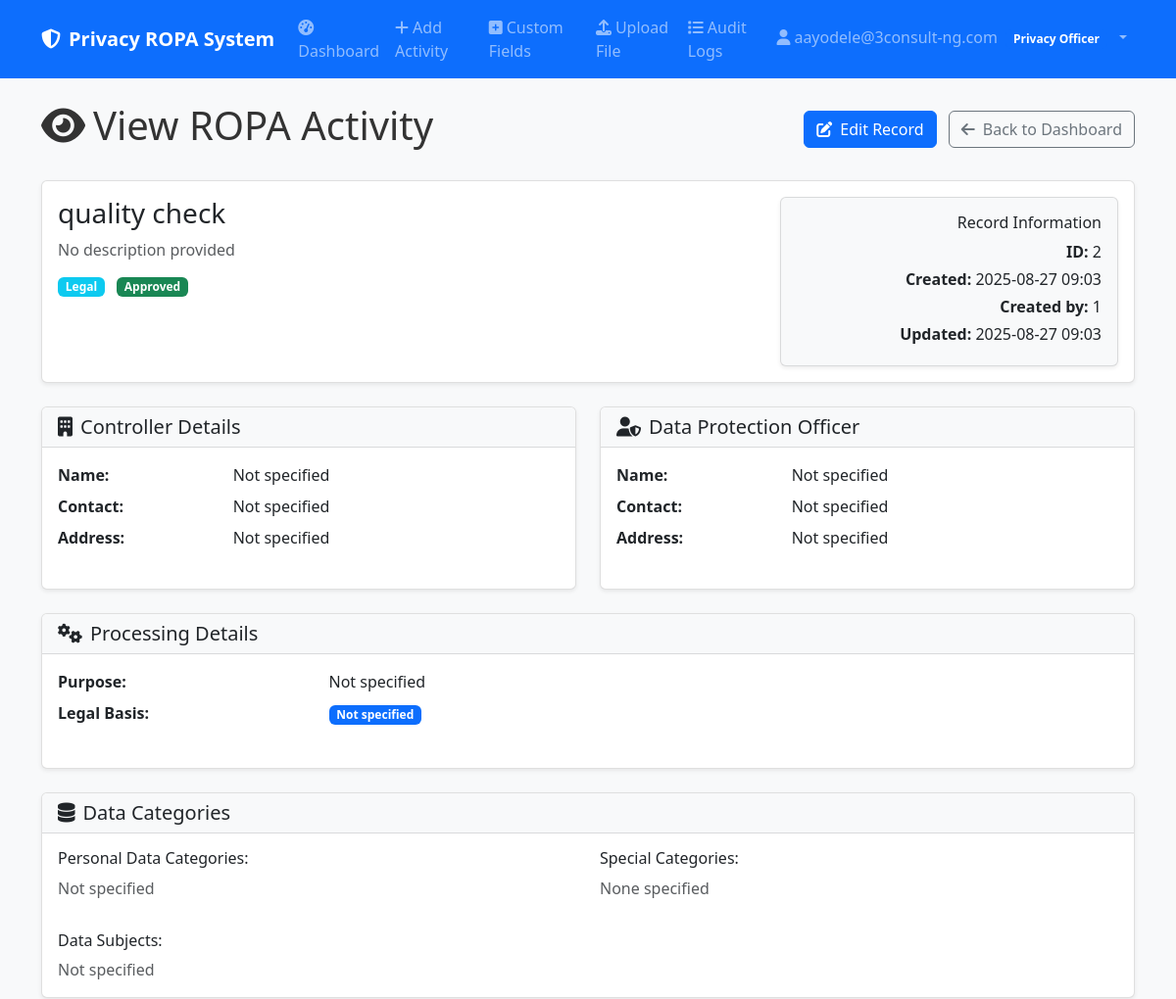
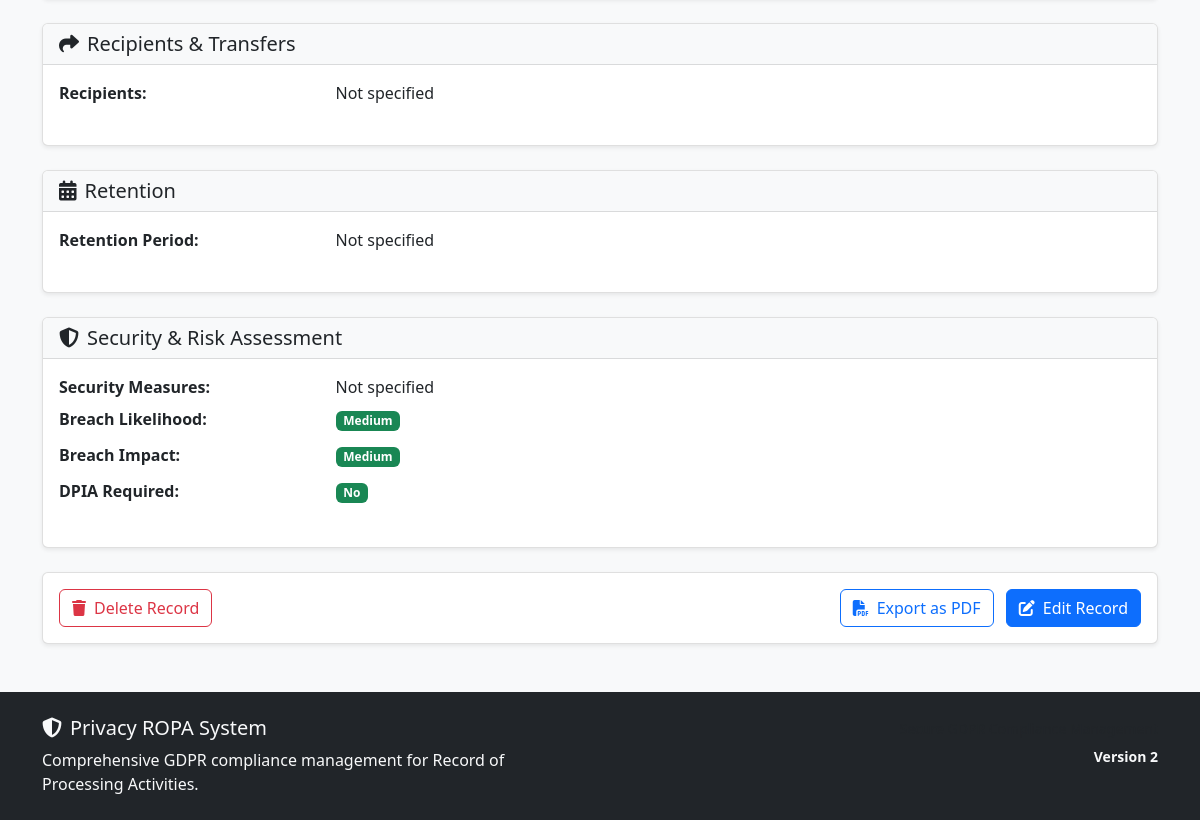
The page /view-activity/2 (signed in) on the database its author committed (2 pictures, top to bottom).
### models.py (models this page shows)
class User(UserMixin, db.Model):
    __tablename__ = 'users'
    id = db.Column(Integer, primary_key=True)
    email = db.Column(String(120), unique=True, nullable=False)
    password_hash = db.Column(String(256), nullable=False)
    role = db.Column(String(50), nullable=False, default='Privacy Champion')
    department = db.Column(String(100))
    created_at = db.Column(DateTime, default=datetime.utcnow)
    last_login = db.Column(DateTime)
    reset_token = db.Column(String(256), nullable=True)
    reset_token_expires = db.Column(DateTime, nullable=True)
    ropa_records = db.relationship('ROPARecord', foreign_keys='ROPARecord.created_by', backref='creator', lazy=True)

class ROPARecord(db.Model):
    __tablename__ = 'ropa_records'
    __table_args__ = {'extend_existing': True}
    id = db.Column(Integer, primary_key=True)
    processing_activity_name = db.Column(String(200), nullable=False)
    category = db.Column(String(100))
    description = db.Column(Text)
    department_function = db.Column(String(100))
    controller_name = db.Column(String(200))
    controller_contact = db.Column(String(200))
    controller_address = db.Column(Text)
    dpo_name = db.Column(String(200))
    dpo_contact = db.Column(String(200))
    dpo_address = db.Column(Text)
    processor_name = db.Column(String(200))
    processor_contact = db.Column(String(200))
    processor_address = db.Column(Text)
    representative_name = db.Column(String(200))
    representative_contact = db.Column(String(200))
    representative_address = db.Column(Text)
    processing_purpose = db.Column(Text)
    legal_basis = db.Column(String(200))
    legitimate_interests = db.Column(Text)
    data_categories = db.Column(Text)
    special_categories = db.Column(Text)
    data_subjects = db.Column(Text)
    recipients = db.Column(Text)
    third_country_transfers = db.Column(Text)
    safeguards = db.Column(Text)
    retention_period = db.Column(String(100))
    deletion_procedures = db.Column(Text)
    security_measures = db.Column(Text)
    breach_likelihood = db.Column(String(50))
    breach_impact = db.Column(String(50))
    risk_level = db.Column(String(50))
    dpia_required = db.Column(Boolean, default=False)
    dpia_outcome = db.Column(Text)
    status = db.Column(String(50), default='Draft')
    created_by = db.Column(Integer, db.ForeignKey('users.id'), nullable=False)
    created_at = db.Column(DateTime, default=datetime.utcnow)
    updated_at = db.Column(DateTime, default=datetime.utcnow, onupdate=datetime.utcnow)
    reviewed_by = db.Column(Integer, db.ForeignKey('users.id'))
    reviewed_at = db.Column(DateTime)
    review_comments = db.Column(Text)

### app.py (the view)
@app.route('/view-activity/<int:record_id>')
@login_required
def view_activity(record_id):
    record = models.ROPARecord.query.get_or_404(record_id)
    if current_user.role == 'Privacy Champion' and record.created_by != current_user.id:
        abort(403)
    from custom_tab_automation import get_approved_custom_fields_by_category
    from custom_tab_automation import get_custom_data_for_record
    try:
        custom_fields = get_approved_custom_fields_by_category()
        custom_data = get_custom_data_for_record(record.id)
    except:
        custom_fields = {}
        custom_data = {}
    return render_template('ropa_view.html', record=record, custom_fields=custom_fields, custom_data=custom_data)

### templates/ropa_view.html (shortened to what this page needs)
{% extends "base.html" %}
{% block content %}
<div class="d-flex justify-content-between align-items-center mb-4">
    <h1><i class="fas fa-eye me-2"></i>View ROPA Activity</h1>
    <div>
        <a href="{{ url_for('edit_activity', record_id=record.id) }}" class="btn btn-primary me-2">
            <i class="fas fa-edit me-2"></i>Edit Record
        </a>
        <a href="{{ url_for('index') }}" class="btn btn-outline-secondary">
            <i class="fas fa-arrow-left me-2"></i>Back to Dashboard
        </a>
    </div>
</div>
<div class="card mb-4">
    <div class="card-body">
        <div class="row">
            <div class="col-md-8">
                <h3 class="mb-2">{{ record.processing_activity_name }}</h3>
                <p class="text-muted mb-3">{{ record.description or 'No description provided' }}</p>
                <div class="d-flex flex-wrap gap-2">
                    {% if record.department_function %}
                    <span class="badge bg-info">{{ record.department_function }}</span>
                    {% endif %}
                    <span class="badge bg-{% if record.status == 'Approved' %}success{% elif record.status == 'Pending Review' %}warning{% elif record.status == 'Rejected' %}danger{% else %}secondary{% endif %}">
                        {{ record.status }}
                    </span>
                </div>
            </div>
            <div class="col-md-4 text-md-end">
                <div class="card bg-light">
                    <div class="card-body">
                        <h6 class="card-title">Record Information</h6>
                        <p class="card-text mb-1"><strong>ID:</strong> {{ record.id }}</p>
                        <p class="card-text mb-1"><strong>Created:</strong> {{ record.created_at.strftime('%Y-%m-%d %H:%M') if record.created_at else 'N/A' }}</p>
                        <p class="card-text mb-1"><strong>Created by:</strong> {{ record.created_by }}</p>
                        {% if record.updated_at %}
                        <p class="card-text mb-1"><strong>Updated:</strong> {{ record.updated_at.strftime('%Y-%m-%d %H:%M') }}</p>
                        {% endif %}
                    </div>
                </div>
            </div>
        </div>
    </div>
</div>
<div class="row">
    <div class="col-md-6 mb-4">
        <div class="card h-100">
            <div class="card-header">
                <h5 class="mb-0"><i class="fas fa-building me-2"></i>Controller Details</h5>
            </div>
            <div class="card-body">
                <dl class="row">
                    <dt class="col-sm-4">Name:</dt>
                    <dd class="col-sm-8">{{ record.controller_name or 'Not specified' }}</dd>
                    <dt class="col-sm-4">Contact:</dt>
                    <dd class="col-sm-8">{{ record.controller_contact or 'Not specified' }}</dd>
                    <dt class="col-sm-4">Address:</dt>
                    <dd class="col-sm-8">{{ record.controller_address or 'Not specified' }}</dd>
                </dl>
            </div>
        </div>
    </div>
    <div class="col-md-6 mb-4">
        <div class="card h-100">
            <div class="card-header">
                <h5 class="mb-0"><i class="fas fa-user-shield me-2"></i>Data Protection Officer</h5>
            </div>
            <div class="card-body">
                <dl class="row">
                    <dt class="col-sm-4">Name:</dt>
                    <dd class="col-sm-8">{{ record.dpo_name or 'Not specified' }}</dd>
                    <dt class="col-sm-4">Contact:</dt>
                    <dd class="col-sm-8">{{ record.dpo_contact or 'Not specified' }}</dd>
                    <dt class="col-sm-4">Address:</dt>
                    <dd class="col-sm-8">{{ record.dpo_address or 'Not specified' }}</dd>
                </dl>
            </div>
        </div>
    </div>
</div>
<div class="card mb-4">
    <div class="card-header">
        <h5 class="mb-0"><i class="fas fa-cogs me-2"></i>Processing Details</h5>
    </div>
    <div class="card-body">
        <dl class="row">
            <dt class="col-sm-3">Purpose:</dt>
            <dd class="col-sm-9">{{ record.processing_purpose or 'Not specified' }}</dd>
            <dt class="col-sm-3">Legal Basis:</dt>
            <dd class="col-sm-9">
                <span class="badge bg-primary">{{ record.legal_basis or 'Not specified' }}</span>
            </dd>
        </dl>
    </div>
</div>
<div class="card mb-4">
    <div class="card-header">
        <h5 class="mb-0"><i class="fas fa-database me-2"></i>Data Categories</h5>
    </div>
    <div class="card-body">
        <div class="row">
            <div class="col-md-6 mb-3">
                <h6>Personal Data Categories:</h6>
                {% if record.data_categories %}
                    {% for category in record.data_categories.split(', ') %}
                        <span class="badge bg-secondary me-1 mb-1">{{ category }}</span>
                    {% endfor %}
                {% else %}
                    <span class="text-muted">Not specified</span>
                {% endif %}
            </div>
            <div class="col-md-6 mb-3">
                <h6>Special Categories:</h6>
                {% if record.special_categories %}
                    {% for category in record.special_categories.split(', ') %}
                        <span class="badge bg-warning me-1 mb-1">{{ category }}</span>
                    {% endfor %}
                {% else %}
                    <span class="text-muted">None specified</span>
                {% endif %}
            </div>
        </div>
        <div class="mt-3">
            <h6>Data Subjects:</h6>
            {% if record.data_subjects %}
                {% for subject in record.data_subjects.split(', ') %}
                    <span class="badge bg-info me-1 mb-1">{{ subject }}</span>
                {% endfor %}
            {% else %}
                <span class="text-muted">Not specified</span>
            {% endif %}
        </div>
    </div>
</div>
<div class="card mb-4">
    <div class="card-header">
        <h5 class="mb-0"><i class="fas fa-share me-2"></i>Recipients & Transfers</h5>
    </div>
    <div class="card-body">
        <dl class="row">
            <dt class="col-sm-3">Recipients:</dt>
            <dd class="col-sm-9">{{ record.recipients or 'Not specified' }}</dd>
        </dl>
    </div>
</div>
<div class="card mb-4">
    <div class="card-header">
        <h5 class="mb-0"><i class="fas fa-calendar-alt me-2"></i>Retention</h5>
    </div>
    <div class="card-body">
        <dl class="row">
            <dt class="col-sm-3">Retention Period:</dt>
            <dd class="col-sm-9">{{ record.retention_period or 'Not specified' }}</dd>
        </dl>
    </div>
</div>
<div class="card mb-4">
    <div class="card-header">
        <h5 class="mb-0"><i class="fas fa-shield-alt me-2"></i>Security & Risk Assessment</h5>
    </div>
    <div class="card-body">
        <dl class="row">
            <dt class="col-sm-3">Security Measures:</dt>
            <dd class="col-sm-9">{{ record.security_measures or 'Not specified' }}</dd>
            <dt class="col-sm-3">Breach Likelihood:</dt>
            <dd class="col-sm-9">
                <span class="badge bg-{% if record.breach_likelihood == 'High' %}danger{% elif record.breach_likelihood == 'Medium' %}warning{% else %}success{% endif %}">
                    {{ record.breach_likelihood or 'Medium' }}
                </span>
            </dd>
            <dt class="col-sm-3">Breach Impact:</dt>
            <dd class="col-sm-9">
                <span class="badge bg-{% if record.breach_impact == 'High' %}danger{% elif record.breach_impact == 'Medium' %}warning{% else %}success{% endif %}">
                    {{ record.breach_impact or 'Medium' }}
                </span>
            </dd>
            <dt class="col-sm-3">DPIA Required:</dt>
            <dd class="col-sm-9">
                <span class="badge bg-{% if record.dpia_required == 'Yes' %}danger{% elif record.dpia_required == 'Consider' %}warning{% else %}success{% endif %}">
                    {{ record.dpia_required or 'No' }}
                </span>
            </dd>
        </dl>
    </div>
</div>
<div class="card">
    <div class="card-body">
        <div class="d-flex justify-content-between">
            <div>
                {% if current_user.role == 'Privacy Officer' or record.created_by == current_user.id %}
                <a href="{{ url_for('delete_activity', record_id=record.id) }}" class="btn btn-outline-danger"
                   onclick="return confirm('Are you sure you want to delete this record? This action cannot be undone.')">
                    <i class="fas fa-trash me-2"></i>Delete Record
                </a>
                {% endif %}
            </div>
            <div>
                <a href="{{ url_for('export_data', format='pdf') }}" class="btn btn-outline-primary me-2">
                    <i class="fas fa-file-pdf me-2"></i>Export as PDF
                </a>
                <a href="{{ url_for('edit_activity', record_id=record.id) }}" class="btn btn-primary">
                    <i class="fas fa-edit me-2"></i>Edit Record
                </a>
            </div>
        </div>
    </div>
</div>
{% endblock %}

### templates/base.html (shortened to what this page needs)
<!DOCTYPE html>
<html lang="en" data-bs-theme="light">
<head>
    <link href="https://cdn.jsdelivr.net/npm/bootstrap@5.3.0/dist/css/bootstrap.min.css" rel="stylesheet">
    <link href="https://cdnjs.cloudflare.com/ajax/libs/font-awesome/6.4.0/css/all.min.css" rel="stylesheet">
    <link href="{{ url_for('static', filename='css/custom.css') }}" rel="stylesheet">
</head>
<body>
    <nav class="navbar navbar-expand-lg navbar-dark bg-primary">
        <div class="container">
            <a class="navbar-brand fw-bold" href="{{ url_for('index') }}">
                <i class="fas fa-shield-alt me-2"></i>Privacy ROPA System
            </a>
            {% if current_user.is_authenticated %}
            <div class="collapse navbar-collapse" id="navbarNav">
                <ul class="navbar-nav me-auto">
                    <li class="nav-item">
                        <a class="nav-link" href="{{ url_for('index') }}">
                            <i class="fas fa-tachometer-alt me-1"></i>Dashboard
                        </a>
                    </li>
                    <li class="nav-item">
                        <a class="nav-link" href="{{ url_for('add_activity') }}">
                            <i class="fas fa-plus me-1"></i>Add Activity
                        </a>
                    </li>
                    <li class="nav-item">
                        <a class="nav-link" href="{{ url_for('custom_tabs') }}">
                            <i class="fas fa-plus-square me-1"></i>Custom Fields
                        </a>
                    </li>
                    {% if current_user.role == 'Privacy Officer' %}
                    <li class="nav-item">
                        <a class="nav-link" href="{{ url_for('upload_file') }}">
                            <i class="fas fa-upload me-1"></i>Upload File
                        </a>
                    </li>
                    <li class="nav-item">
                        <a class="nav-link" href="{{ url_for('audit_logs') }}">
                            <i class="fas fa-list me-1"></i>Audit Logs
                        </a>
                    </li>
                    {% endif %}
                </ul>
                <ul class="navbar-nav">
                    <li class="nav-item dropdown">
                        <a class="nav-link dropdown-toggle" href="#" role="button" data-bs-toggle="dropdown">
                            <i class="fas fa-user me-1"></i>{{ current_user.email }}
                            <span class="badge bg-primary ms-1">{{ current_user.role }}</span>
                        </a>
                    </li>
                </ul>
            </div>
            {% endif %}
        </div>
    </nav>
    <main class="container my-4">
        {% block content %}{% endblock %}
    </main>
    <footer class="bg-dark text-light py-4 mt-5">
        <div class="container">
            <div class="row">
                <div class="col-md-6">
                    <h5><i class="fas fa-shield-alt me-2"></i>Privacy ROPA System</h5>
                    <p class="mb-0">Comprehensive GDPR compliance management for Record of Processing Activities.</p>
                </div>
                <div class="col-md-6 text-md-end">
                    <p class="mb-0">
                        <small class="text-muted">
                        </small>
                    </p>
                    <p class="mb-0 mt-1">
                        <small class="text-light fw-bold">
                            Version 2
                        </small>
                    </p>
                </div>
            </div>
        </div>
    </footer>
</body>
</html>

### rows shown on the page
User: email "aayodele@3consult-ng.com", role "Privacy Officer"
ROPARecord: processing_activity_name "quality check", description "No description provided", department_function "Legal", status "Approved", id "2", created_at "2025-08-27 09:03", created_by "1", updated_at "2025-08-27 09:03", controller_name "Not specified", controller_contact "Not specified", controller_address "Not specified", dpo_name "Not specified", dpo_contact "Not specified", dpo_address "Not specified", processing_purpose "Not specified", legal_basis "Not specified", recipients "Not specified", retention_period "Not specified", security_measures "Not specified", breach_likelihood "Medium", breach_impact "Medium", dpia_required "No"
